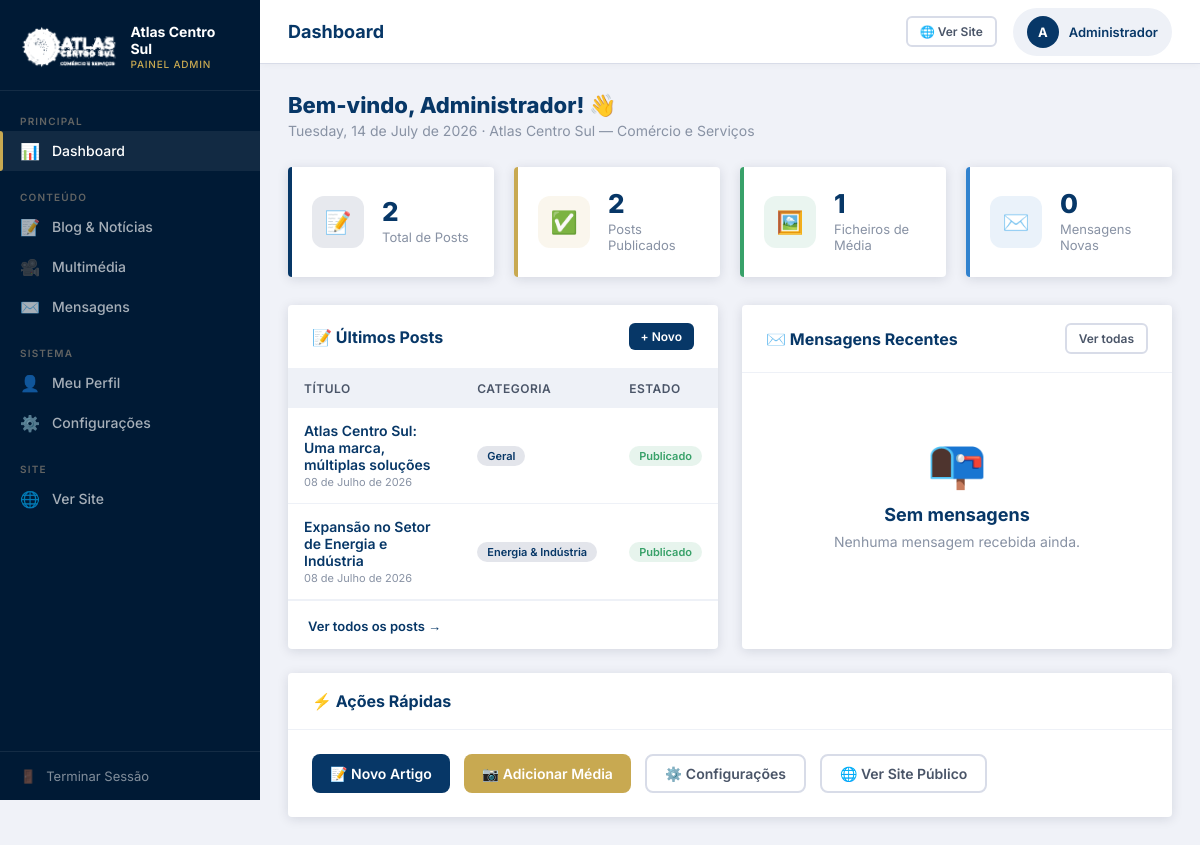
Page /admin/dashboard.php (signed in) on the committed database.
### tables this page shows
CREATE TABLE IF NOT EXISTS posts (
    id               INT AUTO_INCREMENT PRIMARY KEY,
    titulo           VARCHAR(250) NOT NULL,
    slug             VARCHAR(250) NOT NULL UNIQUE,
    resumo           TEXT,
    corpo            LONGTEXT NOT NULL,
    categoria        ENUM('energia-industria','saude-bem-estar','agronegocio','comercio-investimentos','geral') DEFAULT 'geral',
    imagem_destaque  VARCHAR(300),
    publicado        TINYINT(1) DEFAULT 1,
    criado_em        TIMESTAMP DEFAULT CURRENT_TIMESTAMP,
    atualizado_em    TIMESTAMP DEFAULT CURRENT_TIMESTAMP ON UPDATE CURRENT_TIMESTAMP
);

### app/auth.php (called while the page is built, shortened)
<?php
function utilizadorActual(): array {
    return [
        'id'    => $_SESSION['atlas_user_id']    ?? null,
        'nome'  => $_SESSION['atlas_user_nome']  ?? '',
        'email' => $_SESSION['atlas_user_email'] ?? '',
    ];
}

### app/helpers.php (called while the page is built, shortened)
<?php
function truncar(string $texto, int $limite = 150): string {
    $texto = strip_tags($texto);
    if (mb_strlen($texto) <= $limite) return $texto;
    return mb_substr($texto, 0, $limite) . '…';
}
function formatarData(string $data): string {
    $meses = ['Janeiro','Fevereiro','Março','Abril','Maio','Junho',
              'Julho','Agosto','Setembro','Outubro','Novembro','Dezembro'];
    $ts = strtotime($data);
    return date('d', $ts) . ' de ' . $meses[(int)date('n', $ts) - 1] . ' de ' . date('Y', $ts);
}
function labelCategoria(string $slug): string {
    $cats = [
        'energia-industria'       => 'Energia & Indústria',
        'saude-bem-estar'         => 'Saúde & Bem-Estar',
        'agronegocio'             => 'Agronegócio',
        'comercio-investimentos'  => 'Comércio & Investimentos',
        'geral'                   => 'Geral',
    ];
    return $cats[$slug] ?? ucfirst($slug);
}

### admin/dashboard.php (the view, shortened to what this page needs)
<?php
require_once __DIR__ . '/../app/auth.php';
require_once __DIR__ . '/../app/helpers.php';
$pdo   = getDB();
$totalPosts     = $pdo->query("SELECT COUNT(*) FROM posts")->fetchColumn();
$totalPublicados= $pdo->query("SELECT COUNT(*) FROM posts WHERE publicado = 1")->fetchColumn();
$totalMidia     = $pdo->query("SELECT COUNT(*) FROM midia")->fetchColumn();
$totalMensagens = $pdo->query("SELECT COUNT(*) FROM mensagens WHERE lida = 0")->fetchColumn();
$ultimosPosts = $pdo->query("SELECT id, titulo, categoria, publicado, criado_em FROM posts ORDER BY criado_em DESC LIMIT 6")->fetchAll();
$ultimasMensagens = $pdo->query("SELECT id, nome, email, assunto, lida, criado_em FROM mensagens ORDER BY criado_em DESC LIMIT 5")->fetchAll();
?>
<!DOCTYPE html>
<html lang="pt">
<head>
    <link rel="stylesheet" href="/atlas/assets/css/admin.css">
</head>
<body>
<?php include __DIR__ . '/_sidebar.php'; ?>
<div class="main-wrapper">
    <header class="topbar">
        <div class="topbar-title">Dashboard</div>
        <div class="topbar-right">
            <a href="/atlas/index.php" target="_blank" class="btn btn-outline btn-sm">🌐 Ver Site</a>
            <div class="topbar-user">
                <div class="topbar-avatar"><?= strtoupper(substr($user['nome'], 0, 1)) ?></div>
                <span><?= htmlspecialchars($user['nome']) ?></span>
            </div>
        </div>
    </header>
    <main class="content">
        <div style="margin-bottom:28px;">
            <h2 style="font-size:22px;font-weight:800;color:var(--navy);">
                Bem-vindo, <?= htmlspecialchars(explode(' ', $user['nome'])[0]) ?>! 👋
            </h2>
            <p style="color:var(--gray-500);font-size:14px;margin-top:4px;">
                <?= date('l, d \d\e F \d\e Y') ?> · Atlas Centro Sul — Comércio e Serviços
            </p>
        </div>
        <div class="stats-grid">
            <div class="stat-card navy">
                <div class="stat-icon">📝</div>
                <div class="stat-info">
                    <h3><?= $totalPosts ?></h3>
                    <p>Total de Posts</p>
                </div>
            </div>
            <div class="stat-card gold">
                <div class="stat-icon">✅</div>
                <div class="stat-info">
                    <h3><?= $totalPublicados ?></h3>
                    <p>Posts Publicados</p>
                </div>
            </div>
            <div class="stat-card green">
                <div class="stat-icon">🖼️</div>
                <div class="stat-info">
                    <h3><?= $totalMidia ?></h3>
                    <p>Ficheiros de Média</p>
                </div>
            </div>
            <div class="stat-card blue">
                <div class="stat-icon">✉️</div>
                <div class="stat-info">
                    <h3><?= $totalMensagens ?></h3>
                    <p>Mensagens Novas</p>
                </div>
            </div>
        </div>
        <div style="display:grid;grid-template-columns:1fr 1fr;gap:24px;">
            <div class="card">
                <div class="card-header">
                    <h2>📝 Últimos Posts</h2>
                    <a href="/atlas/admin/post_form.php" class="btn btn-primary btn-sm">+ Novo</a>
                </div>
                <?php if (empty($ultimosPosts)): ?>
                <div class="empty-state">
                    <div class="empty-icon">📭</div>
                    <h3>Sem posts ainda</h3>
                    <p>Comece por criar o primeiro artigo.</p>
                </div>
                <?php else: ?>
                <div class="table-wrapper">
                    <table>
                        <thead>
                            <tr>
                                <th>Título</th>
                                <th>Categoria</th>
                                <th>Estado</th>
                            </tr>
                        </thead>
                        <tbody>
                        <?php foreach ($ultimosPosts as $post): ?>
                            <tr>
                                <td style="max-width:200px;">
                                    <a href="/atlas/admin/post_form.php?id=<?= $post['id'] ?>" style="color:var(--navy);font-weight:600;">
                                        <?= htmlspecialchars(truncar($post['titulo'], 50)) ?>
                                    </a>
                                    <div style="font-size:11px;color:var(--gray-500);margin-top:2px;">
                                        <?= formatarData($post['criado_em']) ?>
                                    </div>
                                </td>
                                <td>
                                    <span class="badge badge-navy"><?= labelCategoria($post['categoria']) ?></span>
                                </td>
                                <td>
                                    <?php if ($post['publicado']): ?>
                                        <span class="badge badge-success">Publicado</span>
                                    <?php else: ?>
                                        <span class="badge badge-warning">Rascunho</span>
                                    <?php endif; ?>
                                </td>
                            </tr>
                        <?php endforeach; ?>
                        </tbody>
                    </table>
                </div>
                <div style="padding:14px 20px;border-top:1px solid var(--gray-100);">
                    <a href="/atlas/admin/posts.php" style="font-size:13px;color:var(--navy);font-weight:600;">
                        Ver todos os posts →
                    </a>
                </div>
                <?php endif; ?>
            </div>
            <div class="card">
                <div class="card-header">
                    <h2>✉️ Mensagens Recentes</h2>
                    <a href="/atlas/admin/mensagens.php" class="btn btn-outline btn-sm">Ver todas</a>
                </div>
                <?php if (empty($ultimasMensagens)): ?>
                <div class="empty-state">
                    <div class="empty-icon">📭</div>
                    <h3>Sem mensagens</h3>
                    <p>Nenhuma mensagem recebida ainda.</p>
                </div>
                <?php endif; ?>
            </div>
        </div>
        <div class="card" style="margin-top:24px;">
            <div class="card-header"><h2>⚡ Ações Rápidas</h2></div>
            <div class="card-body" style="display:flex;gap:14px;flex-wrap:wrap;">
                <a href="/atlas/admin/post_form.php" class="btn btn-primary">📝 Novo Artigo</a>
                <a href="/atlas/admin/midia_form.php" class="btn btn-gold">📷 Adicionar Média</a>
                <a href="/atlas/admin/configuracoes.php" class="btn btn-outline">⚙️ Configurações</a>
                <a href="/atlas/index.php" target="_blank" class="btn btn-outline">🌐 Ver Site Público</a>
            </div>
        </div>
    </main>
</div>
</body>
</html>

### rows in the picture
posts: titulo "Atlas Centro Sul: Uma marca, múltiplas soluções", criado_em "08 de Julho de 2026", categoria "Geral", publicado "Publicado"
posts: titulo "Expansão no Setor de Energia e Indústria", criado_em "08 de Julho de 2026", categoria "Energia & Indústria", publicado "Publicado"

### other values in the picture
substr($user['nome'], 0, 1) "A"
$user['nome'] "Administrador"
explode(' ', $user['nome'])[0] "Administrador"
$totalPosts "2"
$totalPublicados "2"
$totalMidia "1"
$totalMensagens "0"
